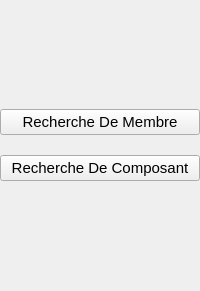
      <widget class="QWidget" name="MenuRecherche">
       <layout class="QVBoxLayout" name="verticalLayout_4">
        <property name="spacing">
         <number>20</number>
        </property>
        <property name="leftMargin">
         <number>0</number>
        </property>
        <property name="rightMargin">
         <number>0</number>
        </property>
        <item>
         <widget class="QWidget" name="widget_4" native="true">
          <property name="maximumSize">
           <size>
            <width>210</width>
            <height>100</height>
           </size>
          </property>
          <layout class="QHBoxLayout" name="horizontalLayout_5">
           <item>
            <widget class="QLabel" name="label_12">
             <property name="minimumSize">
              <size>
               <width>120</width>
               <height>0</height>
              </size>
             </property>
             <property name="text">
              <string/>
             </property>
             <property name="pixmap">
              <pixmap>CPU.jpeg</pixmap>
             </property>
             <property name="scaledContents">
              <bool>true</bool>
             </property>
            </widget>
           </item>
           <item>
            <spacer name="horizontalSpacer_3">
             <property name="orientation">
              <enum>Qt::Orientation::Horizontal</enum>
             </property>
             <property name="sizeHint" stdset="0">
              <size>
               <width>40</width>
               <height>20</height>
              </size>
             </property>
            </spacer>
           </item>
          </layout>
         </widget>
        </item>
        <item>
         <spacer name="verticalSpacer_10">
          <property name="orientation">
           <enum>Qt::Orientation::Vertical</enum>
          </property>
          <property name="sizeHint" stdset="0">
           <size>
            <width>20</width>
            <height>40</height>
           </size>
          </property>
         </spacer>
        </item>
        <item>
         <widget class="QPushButton" name="RechercheMembre">
          <property name="font">
           <font>
            <pointsize>11</pointsize>
           </font>
          </property>
          <property name="cursor">
           <cursorShape>PointingHandCursor</cursorShape>
          </property>
          <property name="text">
           <string>Recherche De Membre</string>
          </property>
          <property name="icon">
           <iconset>
            <normaloff>seearchmem.png</normaloff>seearchmem.png</iconset>
          </property>
          <property name="iconSize">
           <size>
            <width>35</width>
            <height>35</height>
           </size>
          </property>
         </widget>
        </item>
        <item>
         <widget class="QPushButton" name="RechercheComposant">
          <property name="font">
           <font>
            <pointsize>11</pointsize>
           </font>
          </property>
          <property name="cursor">
           <cursorShape>PointingHandCursor</cursorShape>
          </property>
          <property name="text">
           <string>Recherche De Composant</string>
          </property>
          <property name="icon">
           <iconset>
            <normaloff>searchcomp.png</normaloff>searchcomp.png</iconset>
          </property>
          <property name="iconSize">
           <size>
            <width>35</width>
            <height>35</height>
           </size>
          </property>
         </widget>
        </item>
        <item>
         <spacer name="verticalSpacer_11">
          <property name="orientation">
           <enum>Qt::Orientation::Vertical</enum>
          </property>
          <property name="sizeHint" stdset="0">
           <size>
            <width>20</width>
            <height>40</height>
           </size>
          </property>
         </spacer>
        </item>
        <item>
         <spacer name="verticalSpacer_5">
          <property name="orientation">
           <enum>Qt::Orientation::Vertical</enum>
          </property>
          <property name="sizeHint" stdset="0">
           <size>
            <width>20</width>
            <height>59</height>
           </size>
          </property>
         </spacer>
        </item>
       </layout>
      </widget>
